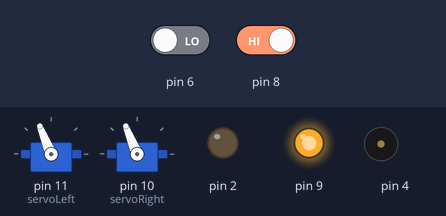
Simulated run of this sketch. Board: Arduino Uno, built with avr-gcc and run on an emulated ATmega328P. Shown: 2 × servo, output pins drawn as LEDs (lit = HIGH), buzzer (waves = sounding). Inputs (shaded band) come from the test bench; at power-on: pin 6 LOW, pin 8 HIGH.

Above: at 2.2 s.
2.3 s: pin 6 driven HIGH
At 3.8 s:
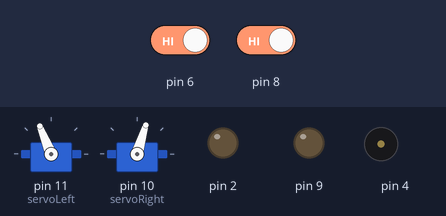
4.2 s: pin 8 driven LOW
At 5.0 s:
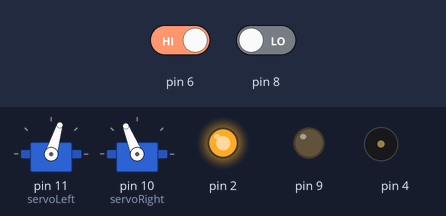
8.5 s: pin 6 driven LOW
At 11.4 s:
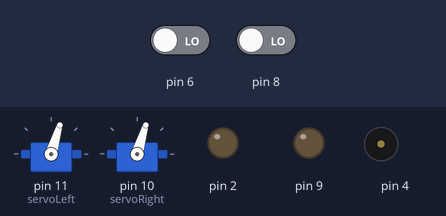
12.0 s: pin 8 driven HIGH
At 14.2 s:
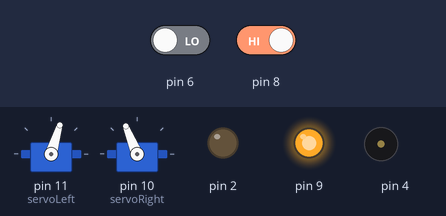
Timing chart, 0 to 16.5 s (numbered marks = the images above; inputs shaded):
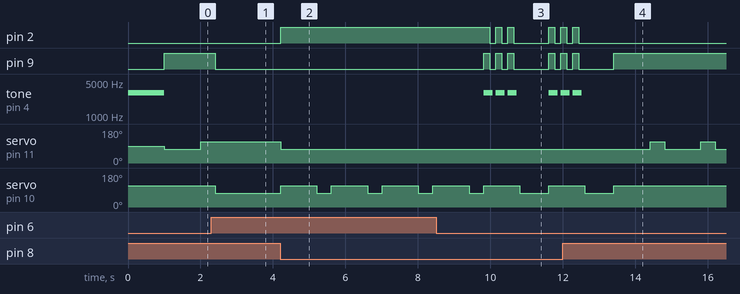

Measured:
- after the input at 2.3 s, pin 9: HIGH → LOW after 0.10 s; servo on pin 11 (servoLeft): stays 112° (without the input it goes to 73° after 0.10 s); servo on pin 10 (servoRight): 112° → 73° after 0.10 s
- after the input at 4.2 s, pin 2: LOW → HIGH at once; servo on pin 11 (servoLeft): 112° → 73° at once; servo on pin 10 (servoRight): alternates 112° for 1.0 s and 73° for 0.40 s, starting at once
- after the input at 8.5 s, pin 2: HIGH → LOW after 1.5 s, → HIGH 0.17 s later, → LOW 0.17 s later, → HIGH 0.17 s later, … (8 changes in this stretch); pin 9: LOW → HIGH after 1.3 s, → LOW 0.17 s later, → HIGH 0.17 s later, → LOW 0.17 s later, … (9 changes in this stretch)
- after the input at 12.0 s, pin 2: goes on until 12.4 s, then stays LOW; pin 9: goes on until 13.4 s, then stays HIGH; tone on pin 4: goes on until 12.5 s, then stays silent; servo on pin 11 (servoLeft): alternates 112° for 0.40 s and 73° for 1.0 s, starting after 2.4 s; servo on pin 10 (servoRight): goes on until 13.4 s, then stays 112°

The sketch:

EscapeCorner.ino
```cpp
#include <Servo.h>

// setup
Servo servoLeft;
Servo servoRight;

byte wLeftOld;
byte wRightOld;
byte counter;

void setup()
{
  // setup pins
  pinMode(8, INPUT);
  pinMode(6, INPUT);
  pinMode(9, OUTPUT);
  pinMode(2, OUTPUT);
  tone(4, 3000, 1000);

  delay(1000);

  servoLeft.attach(11);
  servoRight.attach(10);

  // initialize variables
  wLeftOld = 0;
  wRightOld = 1;
  counter = 0;
}

void loop()
{
  // read newest whisker values
  byte wLeft = digitalRead(6);
  byte wRight = digitalRead(8);

  // u-turn setup
  if(wLeft != wRight)
  {
    if ((wLeft != wLeftOld) && (wRight != wRightOld))
    {
      counter++;
      wLeftOld = wLeft;
      wRightOld = wRight;
      if(counter == 4) // do if 4 crashes
      {
        wLeft = 0;
        wRight = 0;
        counter = 0;
      }
    }
    else
    {
      counter = 0;
    }
  }

  // navigation controller
  if((wLeft == 0) && (wRight == 0)) // turn backward and make u-turn
  {
    backward(1000, wLeft, wRight);
    turnLeft(800);
  }
  else if(wLeft == 0) // turn backward and right
  {
    digitalWrite(9,HIGH);
    digitalWrite(2,LOW);
    backward(1000, wLeft, wRight);
    turnRight(400);
  }
  else if(wRight == 0) // turn backward and left
  {
    digitalWrite(9,LOW);
    digitalWrite(2,HIGH);
    backward(1000, wLeft, wRight);
    turnLeft(400);
  }
  else // move forward
  {
    digitalWrite(9,LOW);
    digitalWrite(2,LOW);
    forward(20);
  }
}

void forward(int time) // forward function
{
  servoLeft.writeMicroseconds(1700);
  servoRight.writeMicroseconds(1300);
  delay(time);
}

void turnLeft(int time) // left function
{
  servoLeft.writeMicroseconds(1300);
  servoRight.writeMicroseconds(1300);
  delay(time);
}

void turnRight(int time) // right function
{
  servoLeft.writeMicroseconds(1700);
  servoRight.writeMicroseconds(1700);
  delay(time);
}

// backward function
void backward(int time, int left, int right)
{
  servoLeft.writeMicroseconds(1300);
  servoRight.writeMicroseconds(1700);

  if (left == 0 && right == 0) // make sound and blink 3 times if both whiskers are active
  {
    for (int i = 0; i < 3; i++)
    {
      tone(4, 3000, 250);
      digitalWrite(9, HIGH);
      digitalWrite(2, HIGH);

      delay(time/6);

      digitalWrite(9, LOW);
      digitalWrite(2, LOW);

      delay(time/6);
    }
  }
  else // standard case
  {
    delay(time);
  }
}
```
